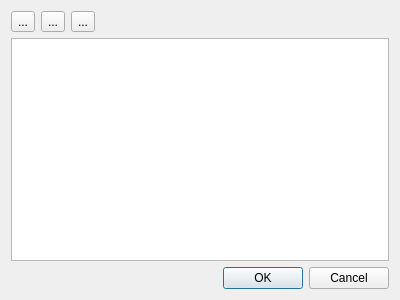
<?xml version="1.0" encoding="UTF-8"?>
<ui version="4.0">
 <class>Dialog</class>
 <widget class="QDialog" name="Dialog">
  <property name="geometry">
   <rect>
    <x>0</x>
    <y>0</y>
    <width>400</width>
    <height>300</height>
   </rect>
  </property>
  <property name="windowTitle">
   <string>Dialog</string>
  </property>
  <layout class="QGridLayout" name="gridLayout">
   <item row="0" column="0">
    <widget class="QToolButton" name="toolButton">
     <property name="text">
      <string>...</string>
     </property>
    </widget>
   </item>
   <item row="1" column="0" colspan="5">
    <widget class="QGraphicsView" name="graphicsView"/>
   </item>
   <item row="0" column="1">
    <widget class="QToolButton" name="toolButton_2">
     <property name="text">
      <string>...</string>
     </property>
    </widget>
   </item>
   <item row="0" column="2">
    <widget class="QToolButton" name="toolButton_3">
     <property name="text">
      <string>...</string>
     </property>
    </widget>
   </item>
   <item row="0" column="3" colspan="2">
    <spacer name="horizontalSpacer">
     <property name="orientation">
      <enum>Qt::Horizontal</enum>
     </property>
     <property name="sizeHint" stdset="0">
      <size>
       <width>40</width>
       <height>20</height>
      </size>
     </property>
    </spacer>
   </item>
   <item row="2" column="4">
    <widget class="QDialogButtonBox" name="buttonBox">
     <property name="orientation">
      <enum>Qt::Horizontal</enum>
     </property>
     <property name="standardButtons">
      <set>QDialogButtonBox::Cancel|QDialogButtonBox::Ok</set>
     </property>
    </widget>
   </item>
  </layout>
 </widget>
 <resources/>
 <connections>
  <connection>
   <sender>buttonBox</sender>
   <signal>accepted()</signal>
   <receiver>Dialog</receiver>
   <slot>accept()</slot>
   <hints>
    <hint type="sourcelabel">
     <x>248</x>
     <y>254</y>
    </hint>
    <hint type="destinationlabel">
     <x>157</x>
     <y>274</y>
    </hint>
   </hints>
  </connection>
  <connection>
   <sender>buttonBox</sender>
   <signal>rejected()</signal>
   <receiver>Dialog</receiver>
   <slot>reject()</slot>
   <hints>
    <hint type="sourcelabel">
     <x>316</x>
     <y>260</y>
    </hint>
    <hint type="destinationlabel">
     <x>286</x>
     <y>274</y>
    </hint>
   </hints>
  </connection>
 </connections>
</ui>
